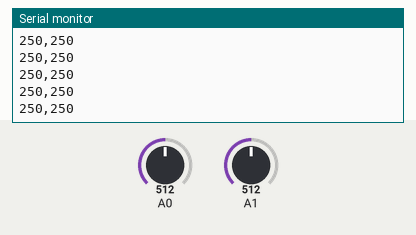
Bench run of a sketch on a simulated Arduino Uno, built with avr-gcc and run on an emulated ATmega328P. On the bench: the last lines printed to the serial monitor. The inputs (shaded band) are chosen by the test bench; at power-on: A0 = 512, A1 = 512.

Above: at 1.3 s.
1.4 s: A0 set to 716
At 1.41 s:
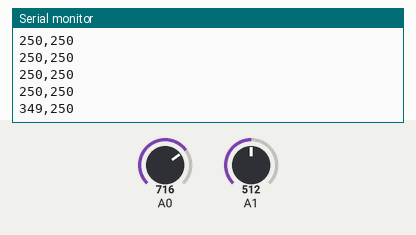
2.9 s: A1 set to 716
At 2.92 s:
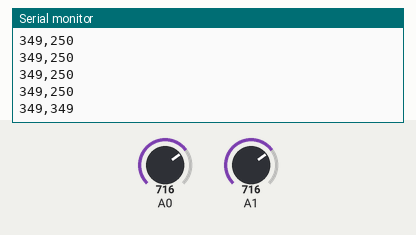
4.4 s: A0 set to 900
At 4.43 s:
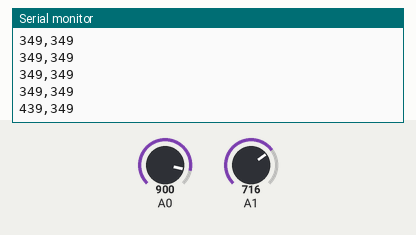
5.9 s: A1 set to 900
At 5.94 s:
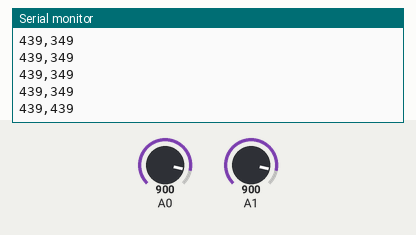
Timing chart, 0 to 8.4 s (numbered marks = the images above; inputs shaded):
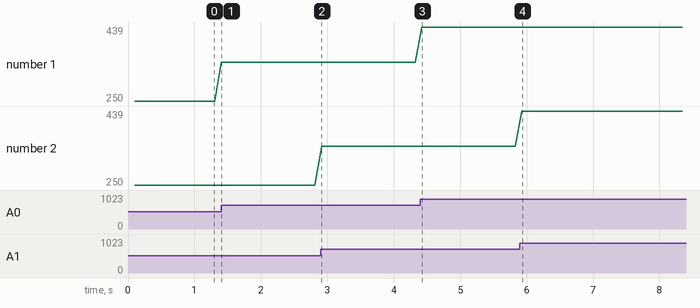

The sketch:

LM35_TempReader.ino
```cpp
int adcValues[2];
float nhietDo[2];
char chuoi[30];

void setup() {
  Serial.begin(9600);
  delay(100);
}

void loop() {
  // Doc kenh A0
  adcValues[0] = analogRead(A0);
  nhietDo[0] = (adcValues[0] * 500.0) / 1023.0;

  // Doc kenh A1
  adcValues[1] = analogRead(A1);
  nhietDo[1] = (adcValues[1] * 500.0) / 1023.0;

  // Gui du lieu dang CSV
  sprintf(chuoi, "%d,%d\n", (int)nhietDo[0], (int)nhietDo[1]);
  Serial.print(chuoi);

  delay(100);
}
```

Measured:
- after the input at 1.4 s, the serial monitor: prints a new line at once (image 1)
- after the input at 2.9 s, the serial monitor: prints a new line at once (image 2)
- after the input at 4.4 s, the serial monitor: prints a new line at once (image 3)
- after the input at 5.9 s, the serial monitor: prints a new line at once (image 4)
- plotted number 1: 250 → 349 after the input at 1.4 s, 349 → 439 after the input at 4.4 s
